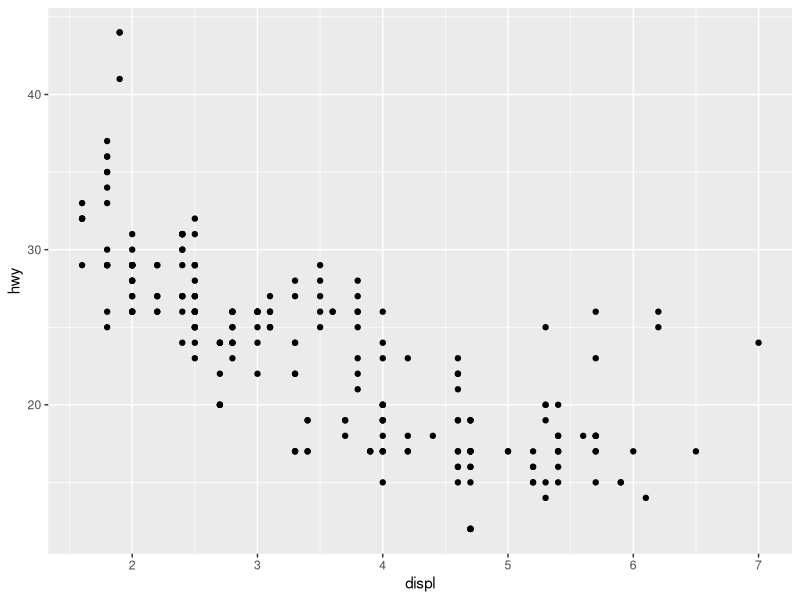
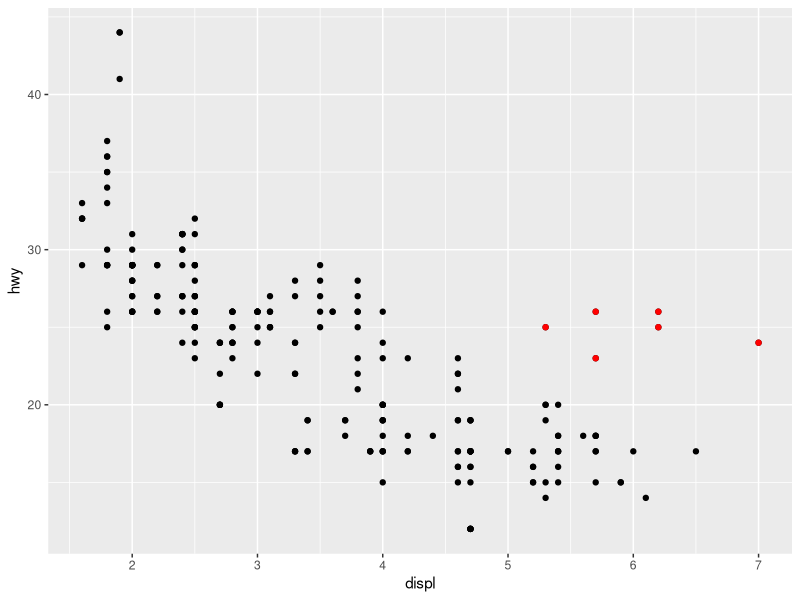
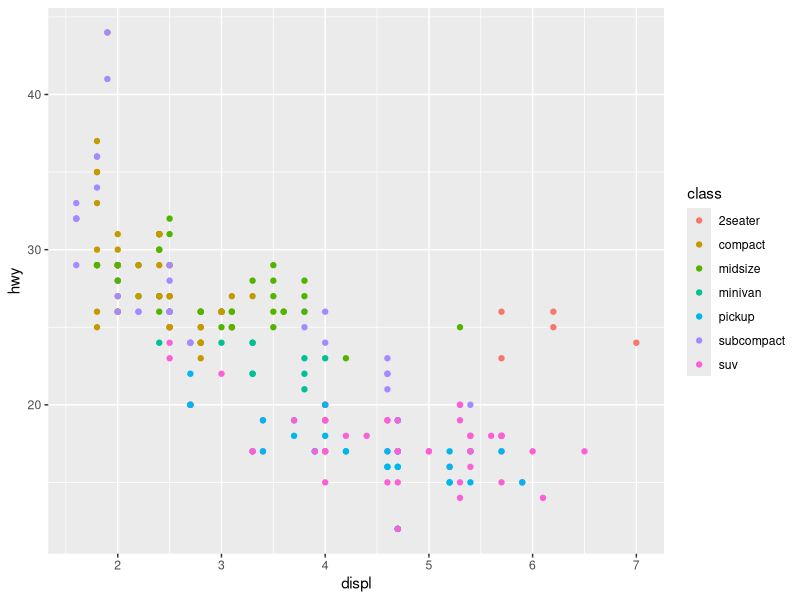
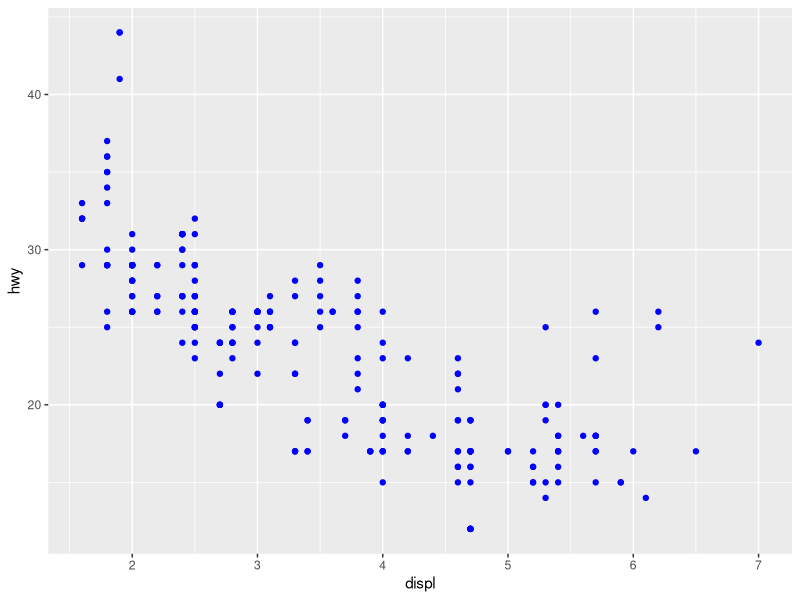
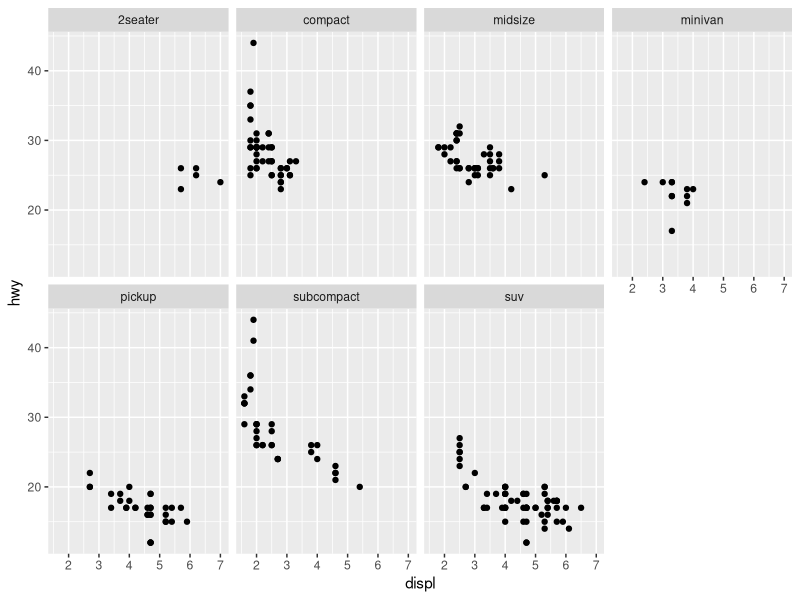
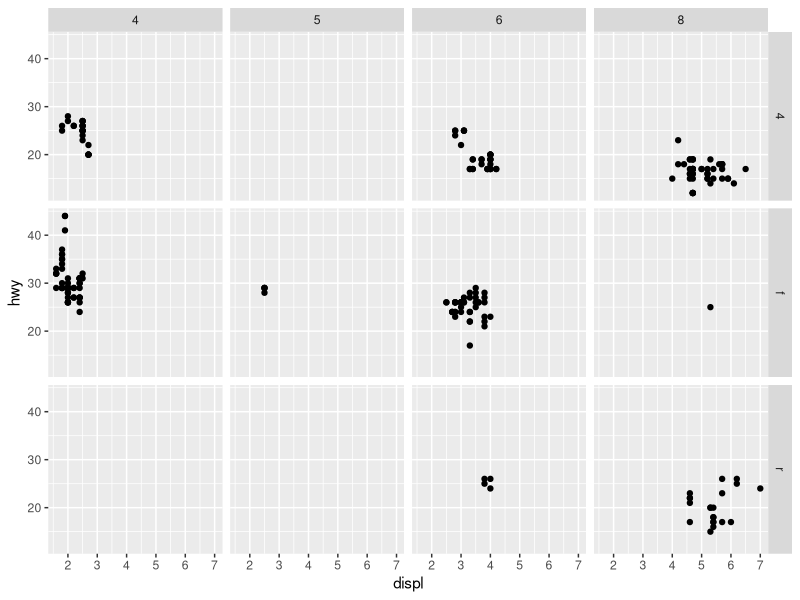
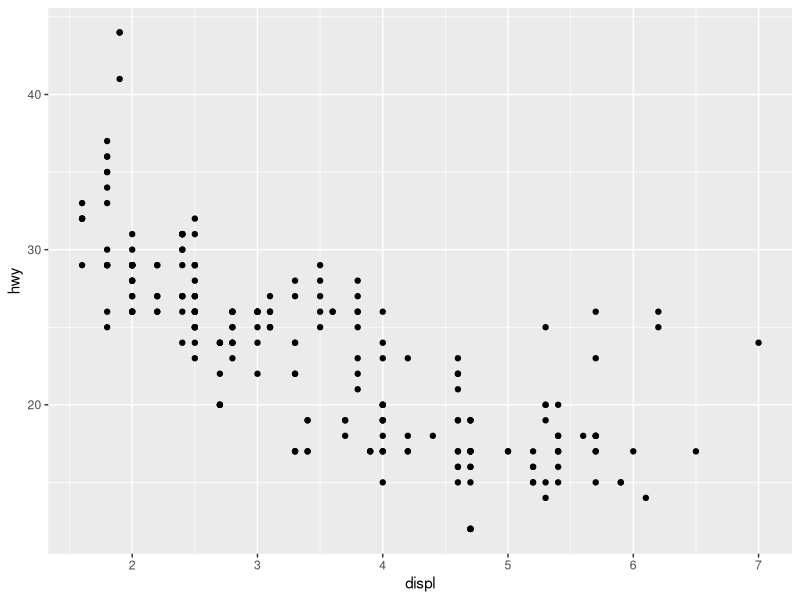
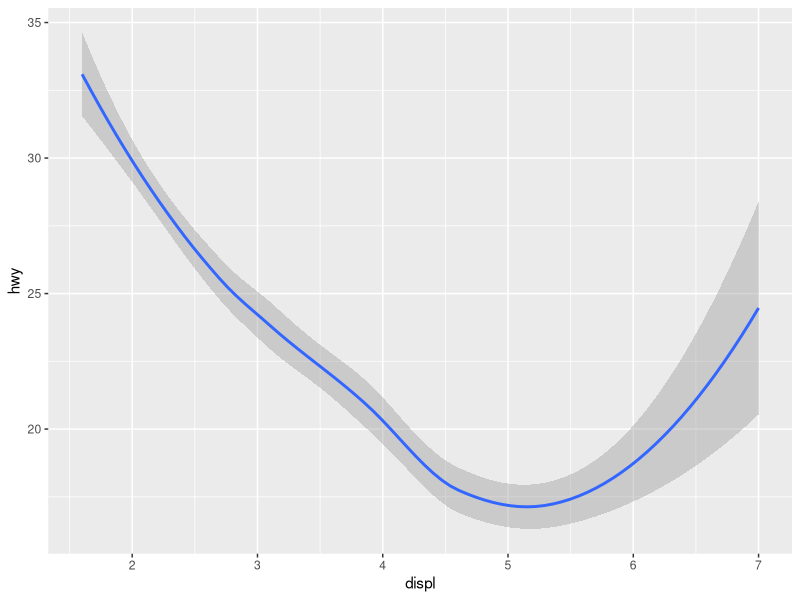

The R script that drew these images, in order: (Note: this script raises an error after producing the figures.)
## ---- chunk 1
options(htmltools.dir.version = FALSE)
## ---- chunk 2
library(tidyverse)
data(mpg)
## ---- chunk 3
ggplot(data = mpg) +
  geom_point(mapping = aes(x = displ, y = hwy))
## ---- chunk 4
outliers <- mpg %>% filter(hwy > 20, displ > 5)
ggplot(data = mpg) +
  geom_point(aes(x = displ, y = hwy)) +
  geom_point(aes(x = displ, y = hwy), data = outliers, color = "red")
## ---- chunk 5
ggplot(data = mpg) + 
  geom_point(mapping = aes(x = displ, y = hwy, color = class))
## ---- chunk 6
ggplot(data = mpg) + 
  geom_point(mapping = aes(x = displ, y = hwy), color = "blue")
## ---- chunk 7
ggplot(data = mpg) + 
  geom_point(mapping = aes(x = displ, y = hwy)) + 
  facet_wrap(~ class, nrow = 2)
## ---- chunk 8
ggplot(data = mpg) + 
  geom_point(mapping = aes(x = displ, y = hwy)) + 
  facet_grid(drv ~ cyl)
## ---- chunk 9
ggplot(data = mpg) + 
  geom_point(mapping = aes(x = displ, y = hwy))
## ---- chunk 10
ggplot(data = mpg) + 
  geom_smooth(mapping = aes(x = displ, y = hwy))
## ---- chunk 11
ggplot(data = mpg) + 
  geom_smooth(mapping = aes(x = displ, y = hwy, linetype = drv))
## ---- chunk 12
ggplot(data = mpg) + 
  geom_point(mapping = aes(x = displ, y = hwy)) +
  geom_smooth(mapping = aes(x = displ, y = hwy))
## ---- chunk 13
ggplot(data = mpg, mapping = aes(x = displ, y = hwy)) + 
  geom_point(mapping = aes(color = class)) +
  geom_smooth() 
## ---- chunk 14
ggplot(data = mpg, mapping = aes(x = displ, y = hwy)) + 
  geom_point(mapping = aes(color = class)) +
  geom_smooth(data = filter(mpg, class == "subcompact"), se = FALSE) 
## ---- chunk 15
ggplot(data = mpg, mapping = aes(x = displ, y = hwy)) + 
  geom_point(mapping = aes(color = class)) +
  geom_smooth(data = filter(mpg, class == "subcompact"), se = FALSE) +
  labs(title = "Engine size vs fuel efficiency",
       x = "Engine size (liters)",
       y = "Highway fuel efficiency (mpg)")
## ---- chunk 16
library(maps)
states <- map_data("state")
top100 <- world.cities %>% filter(country.etc=="USA") %>%
  mutate(pop_in_mil = pop/1000000) %>%
  arrange(desc(pop_in_mil)) %>%
  slice(1:100)
ggplot() + 
  geom_polygon(data=states, aes(x=long, y=lat, group = group), color="black", alpha=0.3) +      geom_point(data=top100, mapping=aes(x=long, y=lat, size = pop_in_mil)) +
  coord_map() + xlim(-130, -70) + ylim(25, 50) +
  labs(title = "Top 100 biggest cities in US ")
